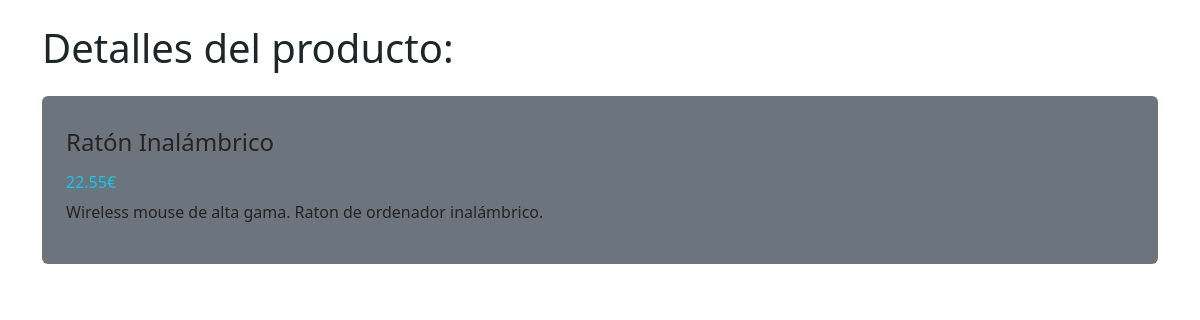
The app's page /gestion/2 with its own data.
### gestion/models.py (models this page shows, shortened)
class Product(models.Model):
    name = models.CharField(max_length=255)
    description = models.TextField()
    price = models.DecimalField(decimal_places=2, max_digits=10)
    category = models.ForeignKey(Category, on_delete=models.CASCADE)

### gestion/views.py (the view)
# urls.py: path("/<int:product_id>", views.show_details, name="show_details"),
def show_details(req, product_id):
    product = get_object_or_404(Product, id=product_id)
    """try:
        product = Product.objects.get(pk=pk)
    except Product.DoesNotExist:
        return HttpResponseNotFound()
    except Exception as e:
        print("Error genérico", e, type(e).__name__)
    """
    return render(req, "show_details.html", {
        'product': product
        })

### gestion/templates/show_details.html (shortened to what this page needs)
{% extends "base_generic.html" %}
{% block details %}
<main class="container">
    <h1 class="my-4">Detalles del producto:</h1>
    <div class="border-info p-4 rounded bg-secondary">
      <h4 class="py-2">{{product.name}}</h4>
      <h6 class="fw-lighter text-info">{{product.price}}€</h6>
      <p>{{product.description}}</p>
    </div>
</main>
{% endblock %}

### records on screen
Product: name "Ratón Inalámbrico", price "22.55", description "Wireless mouse de alta gama. Raton de ordenador inalámbrico."
